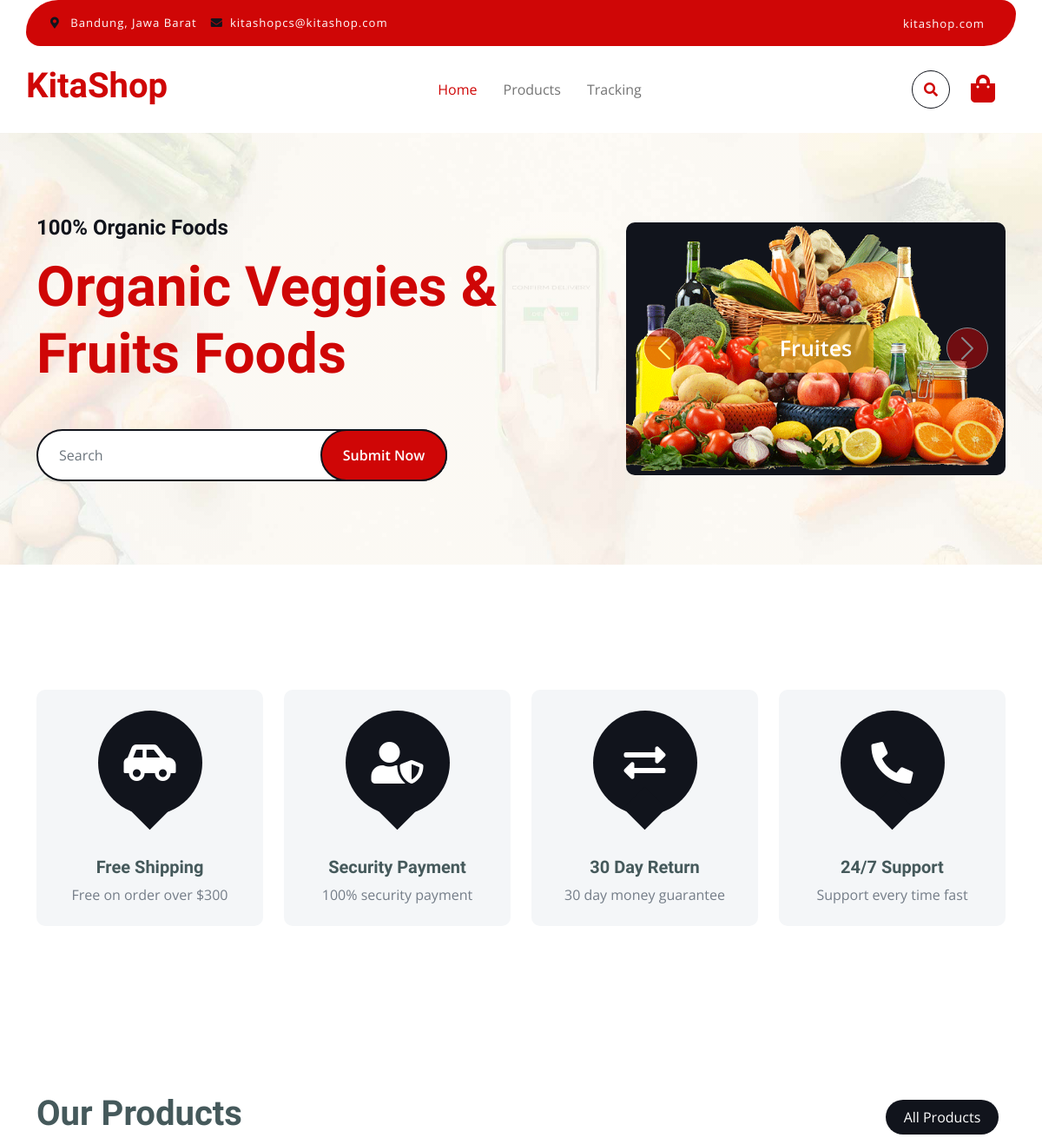
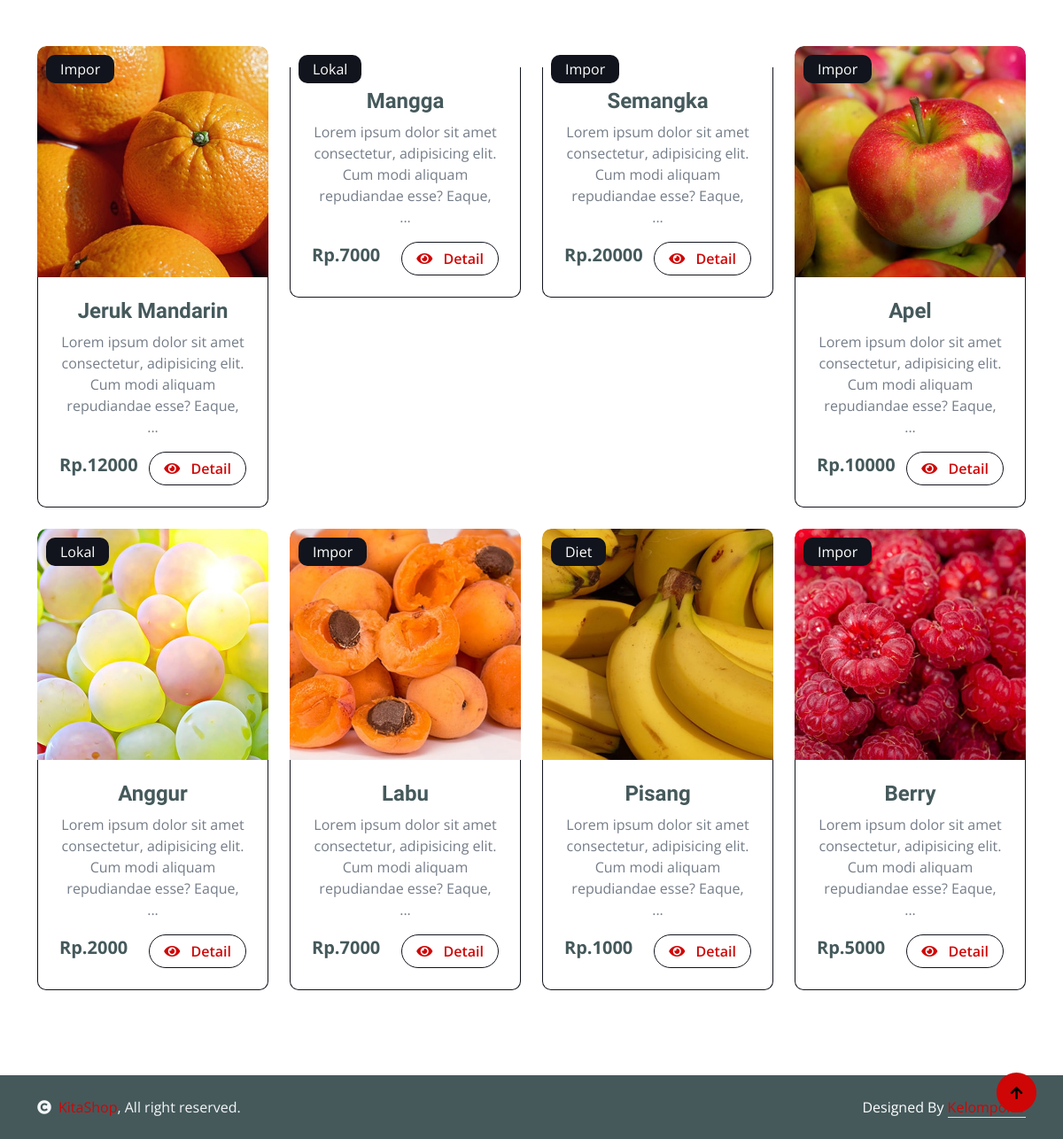
The page / on the database its author committed (2 pictures, top to bottom).
### tables this page shows
CREATE TABLE `product` (
  `product_id` int(11) NOT NULL,
  `product_name` varchar(56) NOT NULL,
  `product_pict` text NOT NULL,
  `product_description` text NOT NULL,
  `product_category` int(11) NOT NULL,
  `product_sub_category` int(11) DEFAULT NULL,
  `product_price` int(11) NOT NULL,
  `product_stock` int(11) NOT NULL,
  `product_status` int(2) NOT NULL
);

CREATE TABLE `category` (
  `category_id` int(11) NOT NULL,
  `category_name` varchar(23) NOT NULL
);

### function/index.php (called while the page is built)
<?php
require_once './config/database.php';
function read()
{
    global $conn;
    $query = "SELECT product_id, product_name, product_pict, product_description, product_category, product_price, category_name FROM product JOIN category ON product.product_category = category.category_id WHERE product_status = 1 ORDER BY product_id DESC LIMIT 8";
    $result = mysqli_query($conn, $query);
    $rows = [];
    while ($row = mysqli_fetch_assoc($result)) {
        $rows[] = $row;
    }
    return $rows;
}

### index.php (the view, shortened to what this page needs)
<?php
require_once 'function/index.php';
?>
<!DOCTYPE html>
<html lang="en">
<?php
$title = 'Home';
require_once 'layout/header.php';
?>
<body>
    <?php
    require_once 'layout/header.php';
    ?>
    <?php
    require_once 'layout/navbar.php';
    ?>
    <div class="container-fluid py-5 mb-5 hero-header">
        <div class="container py-5">
            <div class="row g-5 align-items-center">
                <div class="col-md-12 col-lg-7">
                    <h4 class="mb-3 text-secondary">100% Organic Foods</h4>
                    <h1 class="mb-5 display-3 text-primary">Organic Veggies & Fruits Foods</h1>
                    <form action="" method="POST">
                        <div class="position-relative mx-auto">
                            <input class="form-control border-2 border-secondary w-75 py-3 px-4 rounded-pill" type="search" name="keyword" placeholder="Search">
                            <button type="submit" name="search" class="btn btn-primary border-2 border-secondary py-3 px-4 position-absolute rounded-pill text-white h-100" style="top: 0; right: 25%;">Submit Now</button>
                        </div>
                    </form>
                </div>
                <div class="col-md-12 col-lg-5">
                    <div id="carouselId" class="carousel slide position-relative" data-bs-ride="carousel">
                        <div class="carousel-inner" role="listbox">
                            <div class="carousel-item active rounded">
                                <img src="./assets/frontend/img/hero-img-1.png" class="img-fluid w-100 h-100 bg-secondary rounded" alt="First slide">
                                <a href="#" class="btn px-4 py-2 text-white rounded">Fruites</a>
                            </div>
                        </div>
                        <button class="carousel-control-prev" type="button" data-bs-target="#carouselId" data-bs-slide="prev">
                            <span class="carousel-control-prev-icon" aria-hidden="true"></span>
                        </button>
                        <button class="carousel-control-next" type="button" data-bs-target="#carouselId" data-bs-slide="next">
                            <span class="carousel-control-next-icon" aria-hidden="true"></span>
                        </button>
                    </div>
                </div>
            </div>
        </div>
    </div>
    <div class="container-fluid featurs py-5">
        <div class="container py-5">
            <div class="row g-4">
                <div class="col-md-6 col-lg-3">
                    <div class="featurs-item text-center rounded bg-light p-4">
                        <div class="featurs-icon btn-square rounded-circle bg-secondary mb-5 mx-auto">
                            <i class="fas fa-car-side fa-3x text-white"></i>
                        </div>
                        <div class="featurs-content text-center">
                            <h5>Free Shipping</h5>
                            <p class="mb-0">Free on order over $300</p>
                        </div>
                    </div>
                </div>
                <div class="col-md-6 col-lg-3">
                    <div class="featurs-item text-center rounded bg-light p-4">
                        <div class="featurs-icon btn-square rounded-circle bg-secondary mb-5 mx-auto">
                            <i class="fas fa-user-shield fa-3x text-white"></i>
                        </div>
                        <div class="featurs-content text-center">
                            <h5>Security Payment</h5>
                            <p class="mb-0">100% security payment</p>
                        </div>
                    </div>
                </div>
                <div class="col-md-6 col-lg-3">
                    <div class="featurs-item text-center rounded bg-light p-4">
                        <div class="featurs-icon btn-square rounded-circle bg-secondary mb-5 mx-auto">
                            <i class="fas fa-exchange-alt fa-3x text-white"></i>
                        </div>
                        <div class="featurs-content text-center">
                            <h5>30 Day Return</h5>
                            <p class="mb-0">30 day money guarantee</p>
                        </div>
                    </div>
                </div>
                <div class="col-md-6 col-lg-3">
                    <div class="featurs-item text-center rounded bg-light p-4">
                        <div class="featurs-icon btn-square rounded-circle bg-secondary mb-5 mx-auto">
                            <i class="fa fa-phone-alt fa-3x text-white"></i>
                        </div>
                        <div class="featurs-content text-center">
                            <h5>24/7 Support</h5>
                            <p class="mb-0">Support every time fast</p>
                        </div>
                    </div>
                </div>
            </div>
        </div>
    </div>
    <div class="container-fluid fruite py-5">
        <div class="container py-5">
            <div class="tab-class text-center">
                <div class="row g-4">
                    <div class="col-lg-4 text-start">
                        <h1>Our Products</h1>
                    </div>
                    <div class="col-lg-8 text-end">
                        <ul class="nav nav-pills d-inline-flex text-center mb-5">
                            <li class="nav-item">
                                <a class="d-flex m-2 py-2 bg-light rounded-pill active" data-bs-toggle="pill" href="#tab-1">
                                    <span class="text-dark" style="width: 130px;">All Products</span>
                                </a>
                            </li>
                        </ul>
                    </div>
                </div>
                <div class="tab-content">
                    <div id="tab-1" class="tab-pane fade show p-0 active">
                        <div class="row g-4">
                            <div class="col-lg-12">
                                <div class="row g-4">
                                    <?php
                                    $rows = read();
                                    foreach ($rows as $row) {
                                    ?>
                                        <div class="col-md-6 col-lg-4 col-xl-3">
                                            <div class="rounded position-relative fruite-item">
                                                <div class="fruite-img">
                                                    <img src="./assets/uploads/<?= $row['product_pict']; ?>" class="img-fluid w-100 rounded-top" alt="">
                                                </div>
                                                <div class="text-white bg-secondary px-3 py-1 rounded position-absolute" style="top: 10px; left: 10px;"><?= $row['category_name']; ?></div>
                                                <div class="p-4 border border-secondary border-top-0 rounded-bottom">
                                                    <h4><?= $row['product_name']; ?></h4>
                                                    <p><?= substr($row['product_description'], 0, 100); ?> ...</p>
                                                    <div class="d-flex justify-content-between flex-lg-wrap">
                                                        <p class="text-dark fs-5 fw-bold mb-0">Rp.<?= $row['product_price']; ?></p>
                                                        <a href="detail.php?id=<?= $row['product_id']; ?>" class="btn border border-secondary rounded-pill px-3 text-primary"><i class="fa fa-eye me-2 text-primary"></i> Detail</a>
                                                    </div>
                                                </div>
                                            </div>
                                        </div>
                                    <?php } ?>
                                </div>
                            </div>
                        </div>
                    </div>
                </div>
            </div>
        </div>
    </div>
    <?php
    require_once 'layout/footer.php';
    ?>
    <a href="#" class="btn btn-primary border-3 border-primary rounded-circle back-to-top"><i class="fa fa-arrow-up"></i></a>
</body>
</html>

### layout/header.php (shortened to what this page needs)
<head>
    <link rel="stylesheet" href="https://use.fontawesome.com/releases/v5.15.4/css/all.css" />
    <link href="https://cdn.jsdelivr.net/npm/bootstrap-icons@1.4.1/font/bootstrap-icons.css" rel="stylesheet">
    <link href="./assets/frontend/lib/lightbox/css/lightbox.min.css" rel="stylesheet">
    <link href="./assets/frontend/lib/owlcarousel/assets/owl.carousel.min.css" rel="stylesheet">
    <link href="./assets/frontend/css/bootstrap.min.css" rel="stylesheet">
    <link href="./assets/frontend/css/style.css" rel="stylesheet">
</head>

### layout/navbar.php (shortened to what this page needs)
<div class="container-fluid fixed-top">
    <div class="container topbar bg-primary d-none d-lg-block">
        <div class="d-flex justify-content-between">
            <div class="top-info ps-2">
                <small class="me-3"><i class="fas fa-map-marker-alt me-2 text-secondary"></i> <a href="#" class="text-white">Bandung, Jawa Barat</a></small>
                <small class="me-3"><i class="fas fa-envelope me-2 text-secondary"></i><a href="#" class="text-white">kitashopcs@kitashop.com</a></small>
            </div>
            <div class="top-link pe-2">
                <a href="#" class="text-white"><small class="text-white mx-2">kitashop.com</small></a>
            </div>
        </div>
    </div>
    <div class="container px-0">
        <nav class="navbar navbar-light bg-white navbar-expand-xl">
            <a href="index.php" class="navbar-brand">
                <h1 class="text-primary display-6">KitaShop</h1>
            </a>
            <div class="collapse navbar-collapse bg-white" id="navbarCollapse">
                <div class="navbar-nav mx-auto">
                    <a href="index.php" class="nav-item nav-link <?php if ($title == 'Home') {
                                                                        echo 'active';
                                                                    } ?>">Home</a>
                    <a href="product.php" class="nav-item nav-link <?php if ($title == 'Product') {
                                                                        echo 'active';
                                                                    } ?>">Products</a>
                    <a href="tracking.php" class="nav-item nav-link <?php if ($title == 'Tracking') {
                                                                        echo 'active';
                                                                    } ?>">Tracking</a>
                </div>
                <div class="d-flex m-3 me-0">
                    <button class="btn-search btn border border-secondary btn-md-square rounded-circle bg-white me-4" data-bs-toggle="modal" data-bs-target="#searchModal"><i class="fas fa-search text-primary"></i></button>
                    <a href="cart.php" class="position-relative me-4 my-auto">
                        <i class="fa fa-shopping-bag fa-2x"></i>
                    </a>
                </div>
            </div>
        </nav>
    </div>
</div>

### layout/footer.php
<div class="container-fluid copyright bg-dark py-4">
    <div class="container">
        <div class="row">
            <div class="col-md-6 text-center text-md-start mb-3 mb-md-0">
                <span class="text-light"><a href="#"><i class="fas fa-copyright text-light me-2"></i>KitaShop</a>, All right reserved.</span>
            </div>
            <div class="col-md-6 my-auto text-center text-md-end text-white">
                Designed By <a class="border-bottom" href="https://htmlcodex.com">Kelompok 1</a>
            </div>
        </div>
    </div>
</div>

### assets/frontend/css/style.css (style rules this page uses)
.back-to-top { position: fixed; right: 30px; bottom: 30px; display: flex; width: 45px; height: 45px; align-items: center; justify-content: center; transition: 0.5s; z-index: 99; }
.btn { font-weight: 600; transition: 0.5s; }
.btn-square { width: 32px; height: 32px; }
.btn-md-square { width: 44px; height: 44px; }
.btn-square, .btn-sm-square, .btn-md-square, .btn-lg-square { padding: 0; display: flex; align-items: center; justify-content: center; font-weight: normal; }
.btn.border-secondary { transition: 0.5s; }
.fixed-top { transition: 0.5s; background: var(--bs-white); border: 0; }
.topbar { padding: 20px; border-radius: 230px 100px; }
.topbar .top-info { font-size: 15px; line-height: 0; letter-spacing: 1px; display: flex; align-items: center; }
.topbar .top-link { font-size: 15px; line-height: 0; letter-spacing: 1px; display: flex; align-items: center; }
.topbar .top-link a { letter-spacing: 1px; }
.navbar .navbar-nav .nav-link { padding: 10px 15px; font-size: 16px; transition: 0.5s; }
.navbar { height: 100px; border-bottom: 1px solid rgba(255, 255, 255, 0.1); }
.navbar .navbar-nav .nav-link:hover, .navbar .navbar-nav .nav-link.active, .fixed-top.bg-white .navbar .navbar-nav .nav-link:hover, .fixed-top.bg-white .navbar .navbar-nav .nav-link.active { color: var(--bs-primary); }
.hero-header { background: linear-gradient( rgba(248, 223, 173, 0.1), rgba(248, 223, 173, 0.1) ), url(../img/hero-img.jpg); background-position: center center; background-repeat: no-repeat; background-size: cover; }
.carousel-item { position: relative; }
.carousel-item a { position: absolute; top: 50%; left: 50%; transform: translate(-50%, -50%); font-size: 25px; background: linear-gradient(rgba(255, 181, 36, 0.7), rgba(255, 181, 36, 0.7)); }
.carousel-control-next, .carousel-control-prev { width: 48px; height: 48px; border-radius: 48px; border: 1px solid var(--bs-white); background: var(--bs-primary); position: absolute; top: 50%; transform: translateY(-50%); }
.carousel-control-next { margin-right: 20px; }
.carousel-control-prev { margin-left: 20px; }
@media (min-width: 992px) { .hero-header, .page-header { margin-top: 152px !important; } }
.featurs .featurs-item .featurs-icon { position: relative; width: 120px; height: 120px; }
.featurs .featurs-item .featurs-icon::after { content: ""; width: 35px; height: 35px; background: var(--bs-secondary); position: absolute; bottom: -10px; transform: translate(-50%); transform: rotate(45deg); background: var(--bs-secondary); }
.fruite .tab-class .nav-item a.active { background: var(--bs-secondary) !important; }
.fruite .tab-class .nav-item a.active span { color: var(--bs-white) !important; }
.fruite .fruite-item { height: 100%; transition: 0.5s; }
.fruite .fruite-item .fruite-img { overflow: hidden; transition: 0.5s; border-radius: 10px 10px 0 0; }
.fruite .fruite-item .fruite-img img { transition: 0.5s; }

### rows shown on the page
product: product_pict (picture), product_category.category_name "Impor", product_name "Jeruk Mandarin", product_description "Lorem ipsum dolor sit amet consectetur, adipisicing elit. Cum modi aliquam repudiandae esse? Eaque,", product_price "12000"
product: product_category.category_name "Lokal", product_name "Mangga", product_description "Lorem ipsum dolor sit amet consectetur, adipisicing elit. Cum modi aliquam repudiandae esse? Eaque,", product_price "7000"
product: product_category.category_name "Impor", product_name "Semangka", product_description "Lorem ipsum dolor sit amet consectetur, adipisicing elit. Cum modi aliquam repudiandae esse? Eaque,", product_price "20000"
product: product_pict (picture), product_category.category_name "Impor", product_name "Apel", product_description "Lorem ipsum dolor sit amet consectetur, adipisicing elit. Cum modi aliquam repudiandae esse? Eaque,", product_price "10000"
product: product_pict (picture), product_category.category_name "Lokal", product_name "Anggur", product_description "Lorem ipsum dolor sit amet consectetur, adipisicing elit. Cum modi aliquam repudiandae esse? Eaque,", product_price "2000"
product: product_pict (picture), product_category.category_name "Impor", product_name "Labu", product_description "Lorem ipsum dolor sit amet consectetur, adipisicing elit. Cum modi aliquam repudiandae esse? Eaque,", product_price "7000"
product: product_pict (picture), product_category.category_name "Diet", product_name "Pisang", product_description "Lorem ipsum dolor sit amet consectetur, adipisicing elit. Cum modi aliquam repudiandae esse? Eaque,", product_price "1000"
product: product_pict (picture), product_category.category_name "Impor", product_name "Berry", product_description "Lorem ipsum dolor sit amet consectetur, adipisicing elit. Cum modi aliquam repudiandae esse? Eaque,", product_price "5000"
